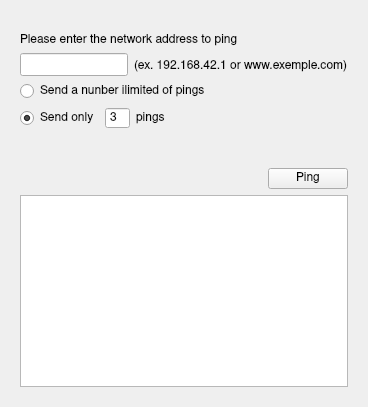
      <widget class="QWidget" name="tab_ping">
       <attribute name="title">
        <string>PIng</string>
       </attribute>
       <layout class="QVBoxLayout" name="verticalLayout_3">
        <property name="leftMargin">
         <number>20</number>
        </property>
        <property name="topMargin">
         <number>34</number>
        </property>
        <property name="rightMargin">
         <number>20</number>
        </property>
        <property name="bottomMargin">
         <number>20</number>
        </property>
        <item>
         <widget class="QWidget" name="widget_3" native="true">
          <property name="minimumSize">
           <size>
            <width>0</width>
            <height>150</height>
           </size>
          </property>
          <property name="maximumSize">
           <size>
            <width>16777215</width>
            <height>155</height>
           </size>
          </property>
          <layout class="QVBoxLayout" name="verticalLayout_9">
           <property name="leftMargin">
            <number>0</number>
           </property>
           <property name="topMargin">
            <number>0</number>
           </property>
           <property name="rightMargin">
            <number>0</number>
           </property>
           <property name="bottomMargin">
            <number>0</number>
           </property>
           <item>
            <widget class="QLabel" name="label">
             <property name="sizePolicy">
              <sizepolicy hsizetype="Preferred" vsizetype="Preferred">
               <horstretch>0</horstretch>
               <verstretch>0</verstretch>
              </sizepolicy>
             </property>
             <property name="font">
              <font>
               <family>Nimbus Sans</family>
              </font>
             </property>
             <property name="text">
              <string>Please enter the network address to ping</string>
             </property>
            </widget>
           </item>
           <item>
            <layout class="QHBoxLayout" name="horizontalLayout">
             <property name="spacing">
              <number>6</number>
             </property>
             <item>
              <widget class="QLineEdit" name="ping_address_lineedit">
               <property name="sizePolicy">
                <sizepolicy hsizetype="Expanding" vsizetype="Preferred">
                 <horstretch>0</horstretch>
                 <verstretch>0</verstretch>
                </sizepolicy>
               </property>
               <property name="font">
                <font>
                 <family>Nimbus Sans</family>
                </font>
               </property>
              </widget>
             </item>
             <item>
              <widget class="QLabel" name="label_2">
               <property name="sizePolicy">
                <sizepolicy hsizetype="Preferred" vsizetype="Preferred">
                 <horstretch>0</horstretch>
                 <verstretch>0</verstretch>
                </sizepolicy>
               </property>
               <property name="font">
                <font>
                 <family>Nimbus Sans</family>
                </font>
               </property>
               <property name="text">
                <string>&lt;html&gt;&lt;head/&gt;&lt;body&gt;&lt;p&gt;&lt;span style=&quot; font-size:14pt; vertical-align:sub;&quot;&gt;(ex. 192.168.42.1 or www.exemple.com)&lt;/span&gt;&lt;/p&gt;&lt;/body&gt;&lt;/html&gt;</string>
               </property>
              </widget>
             </item>
            </layout>
           </item>
           <item>
            <widget class="QRadioButton" name="ping_ilimited_radionutton">
             <property name="sizePolicy">
              <sizepolicy hsizetype="Minimum" vsizetype="Preferred">
               <horstretch>0</horstretch>
               <verstretch>0</verstretch>
              </sizepolicy>
             </property>
             <property name="font">
              <font>
               <family>Nimbus Sans</family>
              </font>
             </property>
             <property name="text">
              <string>Send a nunber ilimited of pings</string>
             </property>
            </widget>
           </item>
           <item>
            <layout class="QHBoxLayout" name="horizontalLayout_2">
             <item>
              <widget class="QRadioButton" name="ping_send_only_radiobutton">
               <property name="sizePolicy">
                <sizepolicy hsizetype="Fixed" vsizetype="Preferred">
                 <horstretch>0</horstretch>
                 <verstretch>0</verstretch>
                </sizepolicy>
               </property>
               <property name="font">
                <font>
                 <family>Nimbus Sans</family>
                </font>
               </property>
               <property name="text">
                <string>Send only</string>
               </property>
               <property name="checked">
                <bool>true</bool>
               </property>
              </widget>
             </item>
             <item>
              <widget class="QSpinBox" name="ping_number_of_packet_spiner">
               <property name="enabled">
                <bool>true</bool>
               </property>
               <property name="sizePolicy">
                <sizepolicy hsizetype="Fixed" vsizetype="Preferred">
                 <horstretch>0</horstretch>
                 <verstretch>0</verstretch>
                </sizepolicy>
               </property>
               <property name="font">
                <font>
                 <family>Nimbus Sans</family>
                </font>
               </property>
               <property name="frame">
                <bool>true</bool>
               </property>
               <property name="buttonSymbols">
                <enum>QAbstractSpinBox::NoButtons</enum>
               </property>
               <property name="minimum">
                <number>1</number>
               </property>
               <property name="value">
                <number>3</number>
               </property>
              </widget>
             </item>
             <item>
              <widget class="QLabel" name="label_3">
               <property name="enabled">
                <bool>true</bool>
               </property>
               <property name="sizePolicy">
                <sizepolicy hsizetype="Preferred" vsizetype="Preferred">
                 <horstretch>0</horstretch>
                 <verstretch>0</verstretch>
                </sizepolicy>
               </property>
               <property name="font">
                <font>
                 <family>Nimbus Sans</family>
                </font>
               </property>
               <property name="text">
                <string>pings</string>
               </property>
              </widget>
             </item>
            </layout>
           </item>
           <item>
            <spacer name="verticalSpacer_3">
             <property name="orientation">
              <enum>Qt::Vertical</enum>
             </property>
             <property name="sizeHint" stdset="0">
              <size>
               <width>20</width>
               <height>40</height>
              </size>
             </property>
            </spacer>
           </item>
           <item alignment="Qt::AlignRight|Qt::AlignVCenter">
            <widget class="QPushButton" name="ping_button">
             <property name="sizePolicy">
              <sizepolicy hsizetype="Fixed" vsizetype="Fixed">
               <horstretch>0</horstretch>
               <verstretch>0</verstretch>
              </sizepolicy>
             </property>
             <property name="font">
              <font>
               <family>Nimbus Sans</family>
              </font>
             </property>
             <property name="text">
              <string>Ping</string>
             </property>
            </widget>
           </item>
          </layout>
         </widget>
        </item>
        <item>
         <widget class="QTextBrowser" name="ping_text_browser">
          <property name="font">
           <font>
            <family>Nimbus Mono PS</family>
           </font>
          </property>
          <property name="lineWrapMode">
           <enum>QTextEdit::NoWrap</enum>
          </property>
         </widget>
        </item>
       </layout>
      </widget>
